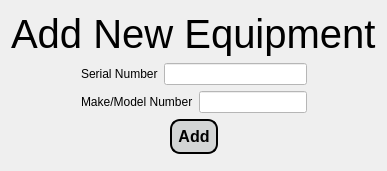
            <widget class="QWidget" name="addequipment_page">
             <layout class="QVBoxLayout" name="verticalLayout_31">
              <item alignment="Qt::AlignHCenter">
               <widget class="QLabel" name="label_36">
                <property name="maximumSize">
                 <size>
                  <width>16777215</width>
                  <height>50</height>
                 </size>
                </property>
                <property name="font">
                 <font>
                  <pointsize>30</pointsize>
                 </font>
                </property>
                <property name="text">
                 <string>Add New Equipment</string>
                </property>
               </widget>
              </item>
              <item>
               <layout class="QHBoxLayout" name="horizontalLayout_29">
                <item>
                 <spacer name="horizontalSpacer_15">
                  <property name="orientation">
                   <enum>Qt::Horizontal</enum>
                  </property>
                  <property name="sizeHint" stdset="0">
                   <size>
                    <width>40</width>
                    <height>20</height>
                   </size>
                  </property>
                 </spacer>
                </item>
                <item>
                 <layout class="QVBoxLayout" name="verticalLayout_30">
                  <item>
                   <layout class="QHBoxLayout" name="horizontalLayout_30">
                    <item>
                     <widget class="QLabel" name="label_37">
                      <property name="text">
                       <string>Serial Number</string>
                      </property>
                     </widget>
                    </item>
                    <item>
                     <widget class="QLineEdit" name="lineEdit_16">
                      <property name="styleSheet">
                       <string notr="true">background-color: rgb(255, 255, 255);</string>
                      </property>
                     </widget>
                    </item>
                   </layout>
                  </item>
                  <item>
                   <layout class="QHBoxLayout" name="horizontalLayout_31">
                    <item>
                     <widget class="QLabel" name="label_38">
                      <property name="text">
                       <string>Make/Model Number</string>
                      </property>
                     </widget>
                    </item>
                    <item>
                     <widget class="QLineEdit" name="lineEdit_17">
                      <property name="styleSheet">
                       <string notr="true">background-color: rgb(255, 255, 255);
</string>
                      </property>
                     </widget>
                    </item>
                   </layout>
                  </item>
                 </layout>
                </item>
                <item>
                 <spacer name="horizontalSpacer_16">
                  <property name="orientation">
                   <enum>Qt::Horizontal</enum>
                  </property>
                  <property name="sizeHint" stdset="0">
                   <size>
                    <width>20</width>
                    <height>13</height>
                   </size>
                  </property>
                 </spacer>
                </item>
               </layout>
              </item>
              <item>
               <layout class="QHBoxLayout" name="horizontalLayout_32">
                <item>
                 <spacer name="horizontalSpacer_17">
                  <property name="orientation">
                   <enum>Qt::Horizontal</enum>
                  </property>
                  <property name="sizeHint" stdset="0">
                   <size>
                    <width>40</width>
                    <height>20</height>
                   </size>
                  </property>
                 </spacer>
                </item>
                <item>
                 <widget class="QPushButton" name="pushButton_14">
                  <property name="styleSheet">
                   <string notr="true">QPushButton{
background-color: rgb(211, 213, 213);
color:black;
border-style:outset;
border-width:2px;
border-radius:10px;
border-color: black;
font:bold 16px;
padding: 6;
}

QPushButton:hover{
background-color: rgb(83, 82, 82);
color: white;
}

QPushButton:pressed{
background-color: white;
}
</string>
                  </property>
                  <property name="text">
                   <string>Add</string>
                  </property>
                 </widget>
                </item>
                <item>
                 <spacer name="horizontalSpacer_18">
                  <property name="orientation">
                   <enum>Qt::Horizontal</enum>
                  </property>
                  <property name="sizeHint" stdset="0">
                   <size>
                    <width>40</width>
                    <height>20</height>
                   </size>
                  </property>
                 </spacer>
                </item>
               </layout>
              </item>
              <item>
               <widget class="QFrame" name="frame_14">
                <property name="frameShape">
                 <enum>QFrame::NoFrame</enum>
                </property>
                <property name="frameShadow">
                 <enum>QFrame::Raised</enum>
                </property>
               </widget>
              </item>
             </layout>
            </widget>
